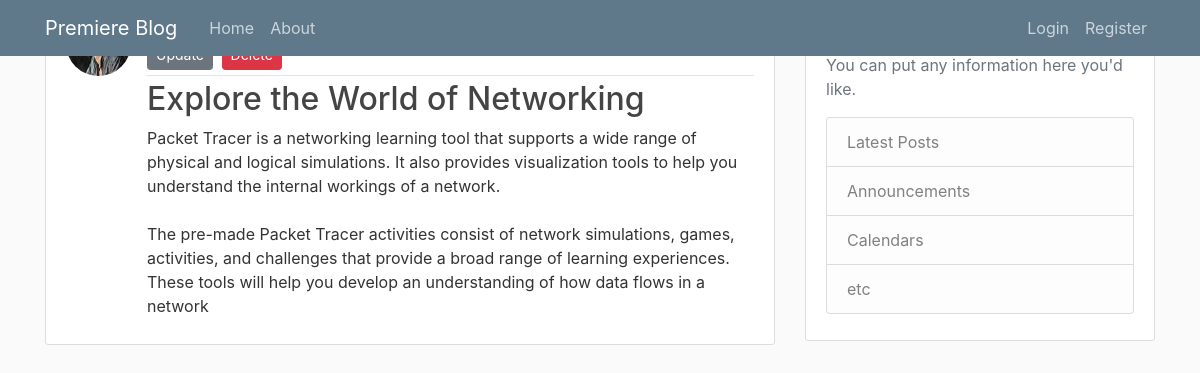
The page /post/14 on the database its author committed.
### flaskblog/models.py (models this page shows, shortened)
class Post(db.Model):
    id = db.Column(db.Integer, primary_key=True)
    title = db.Column(db.String(100), nullable=False)
    date_posted = db.Column(db.DateTime, nullable=False, default=datetime.utcnow)
    content = db.Column(db.Text, nullable=False)
    user_id = db.Column(db.Integer, db.ForeignKey('user.id'), nullable=False)

### flaskblog/posts/routes.py (the view)
@posts.route('/post/<int:post_id>')
def post(post_id):
    post = Post.query.get_or_404(post_id)
    return render_template('post.html', title=post.title, post=post)

### flaskblog/templates/post.html (shortened to what this page needs)
{% extends 'layout.html'%}
{% block content %}
    <article class="media content-section">
        <div class="media-body">
        <div class="article-metadata">
            <a class="mr-2" href="{{ url_for('users.user_posts', username=post.author.username) }}">{{ post.author.username }}</a>
            <small class="text-muted">{{ post.date_posted.strftime('%Y-%b-%d  %H:%M') }}</small>
            <div>
                <a class="btn btn-secondary btn-sm mt-1 mb-1"  href="{{ url_for('posts.update_post', post_id=post.id) }}">Update</a>
                <button type="button" class="btn btn-danger btn-sm m-1"  data-toggle="modal" data-target="#deleteModal">Delete</button>
            </div>
        </div>
        <h2 class="article-title">{{ post.title }} </h2>
        <p class="article-content">{{ post.content }}</p>
        </div>
    </article>
{% endblock content %}

### flaskblog/static/main.css (style rules this page uses)
body { background: #fafafa; color: #333333; }
h1, h2, h3, h4, h5, h6 { color: #444444; }
.content-section { background: #ffffff; padding: 10px 20px; border: 1px solid #dddddd; border-radius: 3px; margin-bottom: 20px; }
.article-title { color: #444444; }
.article-content { white-space: pre-line; }
.article-metadata { padding-bottom: 1px; margin-bottom: 4px; border-bottom: 1px solid #e3e3e3 }

### rows shown on the page
Post: title "Explore the World of Networking", content "Packet Tracer is a networking learning tool that supports a wide range of physical and logical simulations. It also provides visualization tools to help you understand the internal workings of a network. The pre-made Packet Tracer activities consist of network simulations, games, activities, and challenges that provide a broad range of learning experiences. These tools will help you develop an understanding of how data flows in a network"
